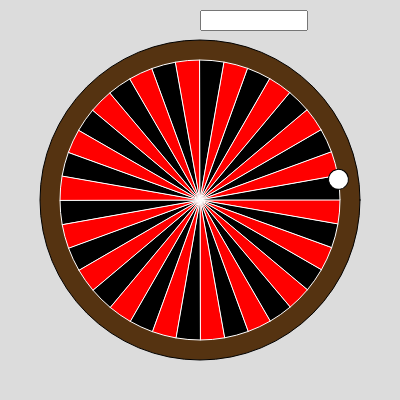
Frame 1 (no input)
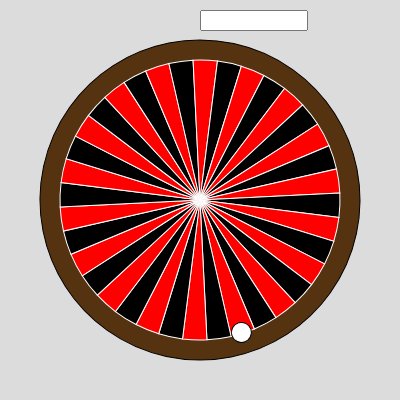
Frame 60 (no input)
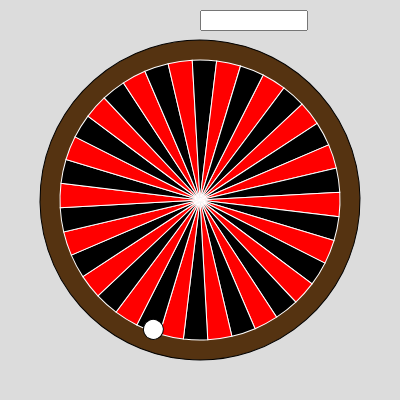
Frame 120 (the mouse pressed at the canvas centre since frame 60)

The p5.js sketch that drew these frames (run headless with seeded random() and noise() and a simulated clock; from frame 60 on, the mouse is pressed at the canvas centre):

// p5.js sketch
// ── sketch.js
const MARGIN = 10;
const NUM_PIECES = 36;
var wheel;
var total_cash = 1000;
var bet_fixed = false;

function setup() {
  createCanvas(400, 400);
  wheel = new Roulette();
}

function draw() {
  background(220);
  //draw wager component
  let input = createInput("");
  input.size(100);
  input.input(inputEvent);
  input.position(width / 2, MARGIN);

  wheel.spinning = true;
  if (wheel.spinning) {
    //draw spinning wheel
    wheel.spin();

    //draw the spinning ball;
    wheel.ball();
    //update the acceleration
    wheel.ballUpdate();
    wheel.allUpdate();
    wheel.wheelUpdate();
  }
}

function inputEvent() {
  console.log(this.value());
}

// ── roulette.js
/**
 * By default the ball will land on red at deg 0 and if wheel doesn't move
 */
class Roulette {
  constructor() {
    this.degree = 0;
    this.pos = createVector(width / 2, height / 2);
    this.boardRad = Math.floor((width * 8) / 10) * 0.5;
    this.sliceRad = Math.floor((width * 7) / 10) * 0.5;
    this.degreeStep = PI * 0.01;
    this.spinning = false;
    this.ballPosRadRatio = 1; //1 means that it starts on the outer of the wheel, 0.5 means its halfway from center to outside
    this.ballRad = 20;
    //pre-determine if ball will land red or black
    //red
    if (Math.random() < 0.5) {
      this.ballDegree = (0.15 * 2 * PI) / NUM_PIECES;
    }
    //black
    else {
      this.ballDegree = (-0.85 * 2 * PI) / NUM_PIECES;
    }
    this.ballDegreeStep = PI * 0.04;
    this.ballDegreeAcc = PI * 0.04 * 0.002;
    //used to add randomness to spin end location
    this.allAcc = -PI * 0.001 * random(1, 5);
  }
  drawStatic() {
    //draw the board
    fill(85, 51, 17);
    circle(0, 0, 2 * this.boardRad);

    //draw the pieces

    let a = TWO_PI / NUM_PIECES;
    let d = this.boardRad * 2;
    for (let i = 0; i < NUM_PIECES; i++) {
      if (i % 2 == 0) {
        fill(255, 0, 0);
      } else {
        fill(0);
      }
      stroke(255);
      arc(0, 0, 2 * this.sliceRad, 2 * this.sliceRad, i * a, (i + 1) * a, PIE);
    }
  }
  spin() {
    push();
    translate(width / 2, height / 2);
    rotate(this.degree);
    this.drawStatic();
    pop();
  }
  wheelUpdate() {
    this.degree += this.degreeStep;
  }
  ball() {
    push();
    translate(width / 2, height / 2);
    rotate(this.ballDegree);
    circle(this.sliceRad * this.ballPosRadRatio, 0, this.ballRad);
    fill(255);
    pop();
  }
  ballUpdate() {
    //if ball stops i.e reaches 0 speed and lies in either black or red
    if (this.ballDegreeStep == 0) {
      //keep ball synced with the wheel speed
      this.ballDegree += this.degreeStep;
      return;
    }

    this.ballDegree += this.ballDegreeStep;
    if (this.ballDegreeStep > 0) {
      this.ballPosRadRatio = max(0.5, this.ballPosRadRatio - 0.00015);
    }
    this.ballDegreeStep = max(0, this.ballDegreeStep - this.ballDegreeAcc);
  }
  //slow down both the wheel and the ball by set random amount to change end location
  allUpdate() {
    if (this.ballDegreeStep > 0) {
      this.degree -= this.allAcc;
      this.ballDegree -= this.allAcc;
    }
  }
}

// ── style.css
html,
body {
  margin: 0;
  padding: 0;
  font-family: "Roboto", sans-serif;
  color: #022b3a;
  width: 100%;
  height: 100%;
  display: flex;

  /* This centers our sketch horizontally. */
  justify-content: center;

  /* This centers our sketch vertically. */
  align-items: center;
}
div {
  box-sizing: border-box;
}

canvas {
  display: block;
}
#container {
  width: 600px;
  height: 600px;
}
#startContainer {
  width: 100%;
  height: 100%;
  padding: 100px;
  background-color: #e1e5f2;
}
#settingsContainer {
  width: 100%;
  height: 100%;
  display: flex;
  flex-direction: column;
  padding: 20px;
  border: 4px solid white;
  border-radius: 20px;
  box-shadow: rgba(0, 0, 0, 0.35) 0px 5px 15px;
}
.titleRow {
  display: flex;
  justify-content: center;
  align-items: center;
  font-size: 32px;
  margin-bottom: 10%;
  font-weight: 1000;
}
.settingRow {
  display: flex;
  align-items: flex-start;
  justify-content: space-between;
  padding: 0px 10px;
  margin-bottom: 5%;
}
.playRow {
  display: flex;
  align-items: center;
  justify-content: center;
  flex-grow: 1;
}
#playButton {
  width: 90px;
  height: 50px;
  font-family: "Roboto", sans-serif;
  font-weight: 800;
  font-size: 30px;
  border-radius: 5px;
  border: none;
  text-shadow: -1px 1px 0 #000, 1px 1px 0 #000, 1px -1px 0 #000,
    -1px -1px 0 #000;
  color: white;
  background-color: #fde74c;
  box-shadow: rgba(0, 0, 0, 0.12) 0px 1px 3px, rgba(0, 0, 0, 0.24) 0px 1px 2px;
}

#playButton:hover {
  outline-color: transparent;
  outline-style: solid;
  box-shadow: rgba(0, 0, 0, 0.3) 0px 19px 38px,
    rgba(0, 0, 0, 0.22) 0px 15px 12px;
  transition: 0.3s;
}

#sketchContainer {
  width: 100%;
  height: 100%;
  display: none;
}

#firstPlayer {
  font-family: "Roboto", sans-serif;
}

@use "@material/slider/styles";
